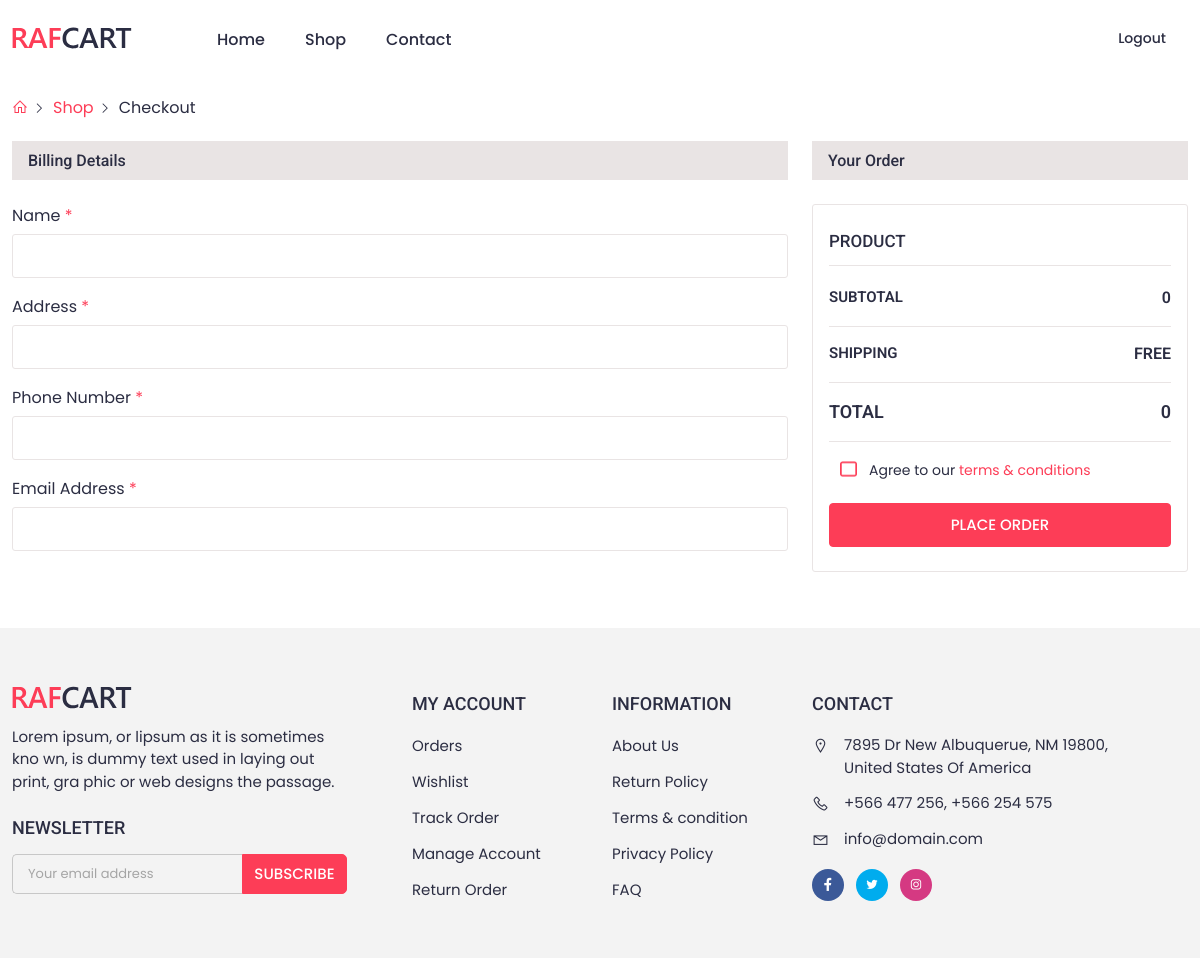
Page /shop/checkout/ (signed in) on the earlier database version.
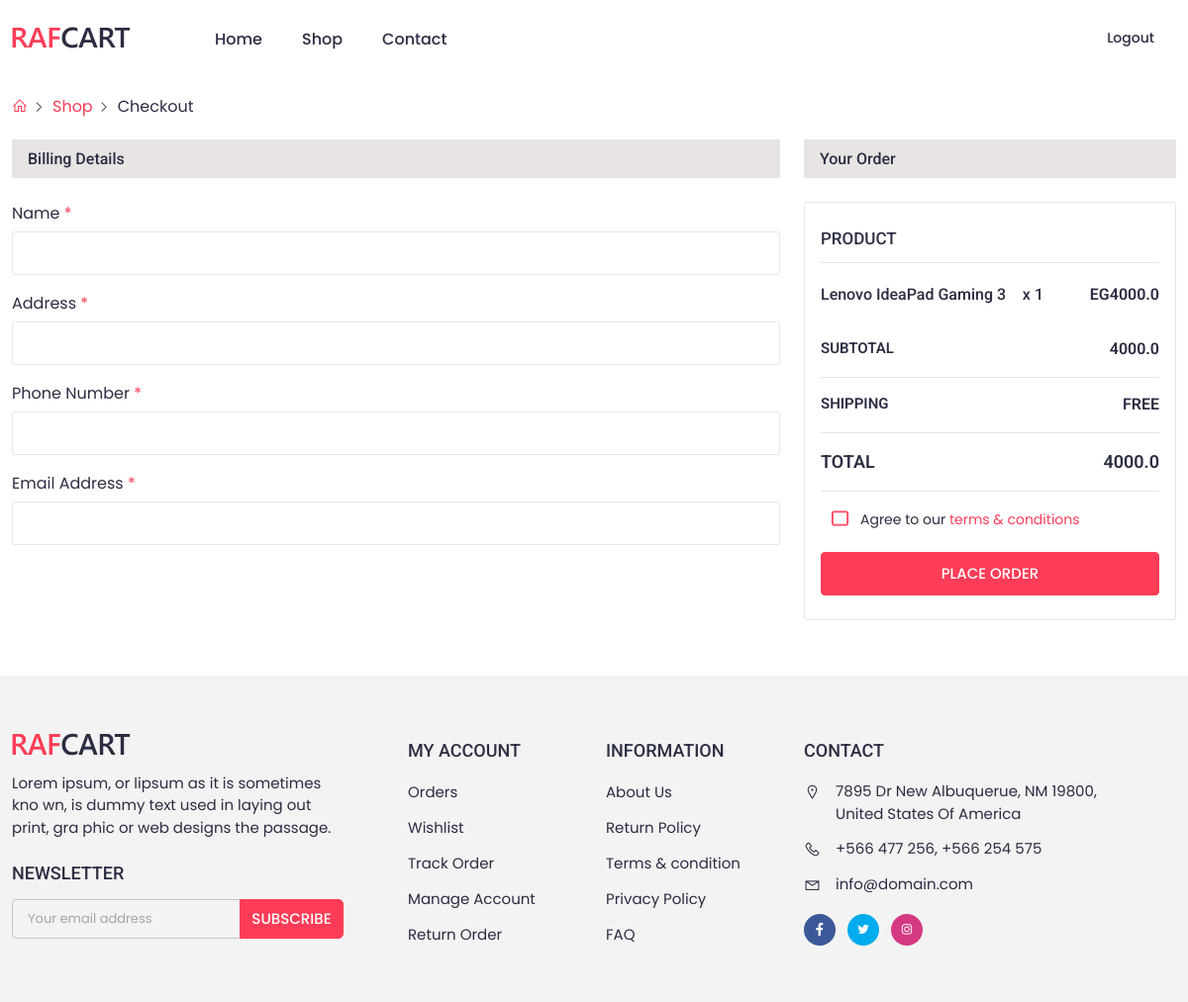
Same page on the later database version.
### shop/models.py (models this page shows, shortened)
class CartItem(models.Model):
    cart = models.ForeignKey(Cart, on_delete=models.CASCADE)
    product = models.ForeignKey(Product, on_delete=models.CASCADE)
    quantity = models.PositiveIntegerField(default=1)

class Product(models.Model):
    Name = models.CharField(max_length=60)
    Price = models.FloatField()
    Description = models.TextField(max_length=2000)
    Image = models.ImageField(upload_to='images/')
    Availability = models.BooleanField(default=True)
    Color=ColorField(default='#000000')
    Category=models.ForeignKey(Category, on_delete=models.CASCADE, related_name="products",null=True)
    Brand = models.ForeignKey(Brand, on_delete=models.CASCADE, related_name="Brand_Product",null=True)

### shop/views.py (the view, shortened to what this page needs)
# urls.py: path('checkout/',views.checkout, name='checkout'),
def checkout(request):
    if request.user.is_authenticated:
        cart = Cart.objects.filter(user=request.user).first()
        if cart:
            cart_items = CartItem.objects.filter(cart=cart)
            total_price = calculate_total_price(cart_items)
        else:
            cart_items = None
            total_price = 0
    else:
        cart_items = None
        total_price = 0
    return render(request, 'shop/checkout.html', {'cart_items': cart_items, 'total_price': total_price})

### shop/views.py (called while the page is built)
def calculate_total_price(cart_items):
    total_price = 0
    for cart_item in cart_items:
        total_price += cart_item.product.Price * cart_item.quantity
    return total_price

### templates/shop/checkout.html (shortened to what this page needs)
{% extends 'base.html' %}
{% block content %}
    <div class="container">
      <div class="breadcrumbs">
        <a href="{% url 'home' %}"><i class="las la-home"></i></a>
        <a href="#">Shop</a>
        <a href="#" class="active">Checkout</a>
      </div>
    </div>
     <div class="cart_area section_padding_b">
      <div class="container">
        <div class="row">
          <div class="col-xl-8 col-lg-7 col-md-6">
            <h4 class="shop_cart_title mb-4 ps-3">Billing details</h4>
            <div class="billing_form">
              <form method="post">
                  <div class="row">
                    <div class="col-lg-12">
                      <div class="single_billing_inp">
                        <label for="first_name">Name <span>*</span></label>
                        <input type="text" name="name"  />
                      </div>
                    </div>
                    <div class="col-12">
                      <div class="single_billing_inp">
                        <label for="street_addr"
                          > Address <span>*</span></label
                        >
                        <input name="address" type="text"  />
                      </div>
                    </div>
                    <div class="col-12">
                      <div class="single_billing_inp">
                        <label for="phone_number"
                          >Phone Number <span>*</span></label
                        >
                        <input name="phone" type="text"  />
                      </div>
                    </div>
                    <div class="col-12">
                      <div class="single_billing_inp">
                        <label for="email_addr">Email Address <span>*</span></label>
                        <input  name="email" type="text"/>
                      </div>
                    </div>
                  </div>
                </div>
                </div>
                <div class="col-xl-4 col-lg-5 col-md-6">
                  <h4 class="shop_cart_title ps-3">Your order</h4>
                  <div class="checkout_order mt-4">
                    <h4>product</h4>
                    {% for item in cart_items %}
                    <div class="single_check_order">
                      <div class="checkorder_cont">
                        <h5>{{ item.product.Name }}</h5>
                      </div>
                        <p class="checkorder_qnty">x {{ item.quantity }}</p>
                      <p class="checkorder_price">EG{{ item.product.Price }}</p>
                    </div>
                    {% endfor %}
                    <div class="single_check_order subs">
                      <div class="checkorder_cont subtotal-h">
                        <h5>Subtotal</h5>
                      </div>
                      <p class="checkorder_price">{{ total_price }}</p>
                    </div>
                    <div class="single_check_order subs">
                      <div class="checkorder_cont subtotal-h">
                        <h5>Shipping</h5>
                      </div>
                      <p class="checkorder_price">Free</p>
                    </div>
                    <div class="single_check_order total">
                      <div class="checkorder_cont">
                        <h5>Total</h5>
                      </div>
                      <p class="checkorder_price">{{ total_price }}</p>
                    </div>
                    <div class="checkorder_agree custom_check check_2">
                      <label for="save-default"
                      >Agree to our
                      <a href="#" class="text-color">terms & conditions</a></label
                      >
                    </div>
                    <div class="checkorder_btn">
                      <button type="submit" class="default_btn rounded w-100">place order</button>
                    </div>
              </div>
            </div>
        </div>
      </div>
    </div>
{% endblock content %}

Differences in the rows shown:
added CartItem: product.Name "Lenovo IdeaPad Gaming 3", quantity "1", product.Price "4000.0"
Other differences:
{{ total_price }}: "0" → "4000.0"
